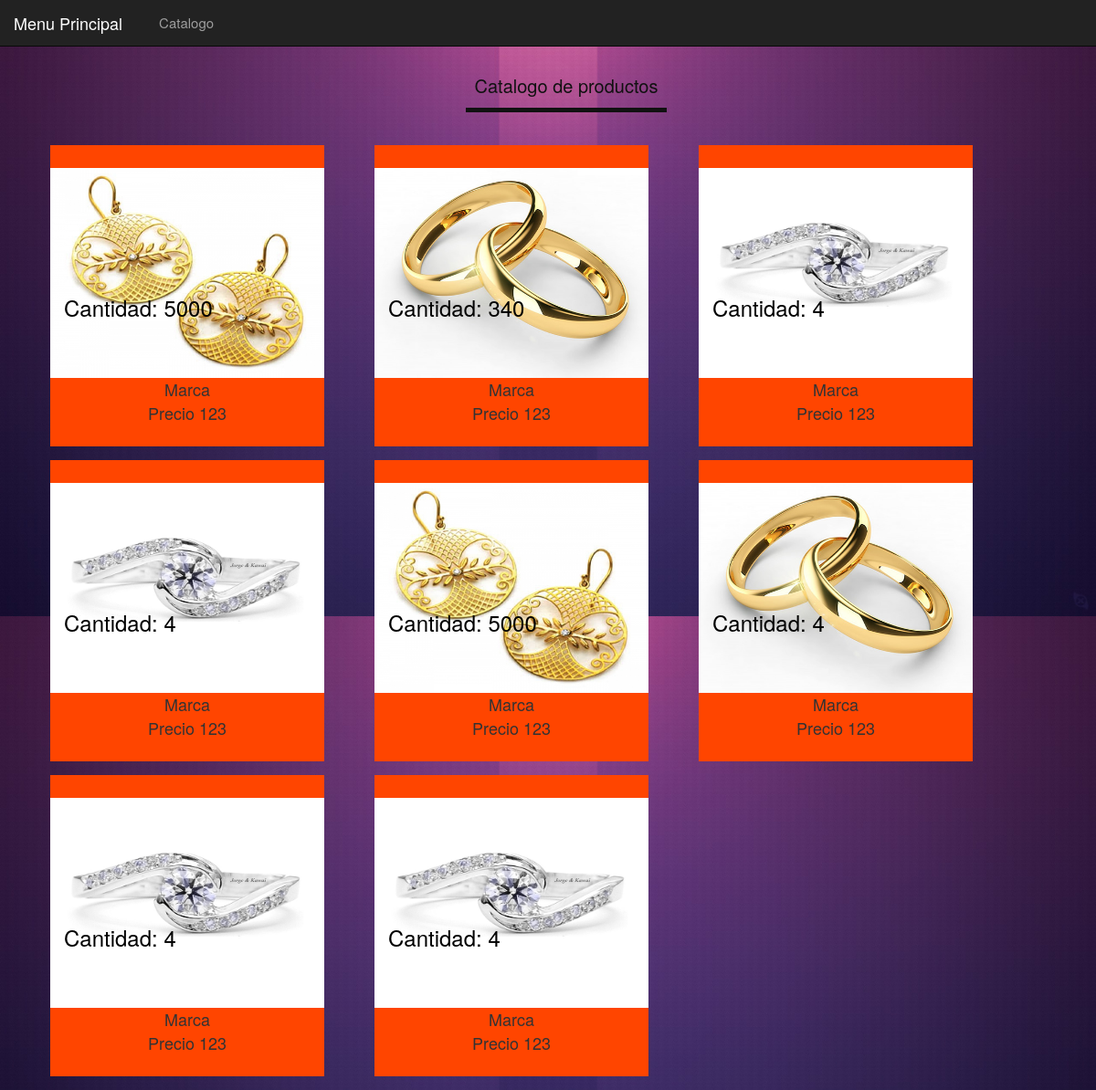
Page /catalogoa.php on the committed database.
### tables this page shows
CREATE TABLE IF NOT EXISTS `tbl_articulo` (
  `Idp` int(20) NOT NULL AUTO_INCREMENT,
  `Codigo` int(35) NOT NULL,
  `Marca` varchar(35) NOT NULL,
  `Descripcion` varchar(100) NOT NULL,
  `Precio` double NOT NULL,
  `Cantidad` int(30) NOT NULL,
  `imagenp` varchar(500) NOT NULL,
  PRIMARY KEY (`Idp`)
);

### catalogoa.php (the view, shortened to what this page needs)
<!DOCTYPE html>
<html>
    <head>
        <link rel="stylesheet" href="https://maxcdn.bootstrapcdn.com/bootstrap/3.3.7/css/bootstrap.min.css">
        <link rel = "stylesheet" type = "text/css" href="css/style.css" media="all">
        <link rel="stylesheet" type="text/css" href="css/bootstrap.css">
    </head>
    <body data-spy="scroll" data-target=".navbar" data-offset="50" >
        <nav class="navbar navbar-inverse navbar-fixed-top">
            <div class="container-fluid">
                <div class="navbar-header">
                    <a class="navbar-brand" href="menuprincipaladmin.php">Menu Principal</a>
                </div>
                <div>
                    <div class="collapse navbar-collapse" id="myNavbar">
                        <ul class="nav navbar-nav">
                            <li><a href="#">Catalogo</a></li>
                        </ul>
                    </div>
                </div>
            </div>
        </nav>
        <div id="container">
            <br>
            <br>
            <br>
            <br>
            <div class="nav1">
                <ul>
                    <li><a href="#" class="active" style="color:#111;">Catalogo de productos</a></li>
                </ul>
            </div>
            <div id="content">
                <br />
                <br />
                <div id="product">
                    <?php
                    require 'conexion/conexion.php';
                    $query = $BD->query("SELECT * FROM tbl_articulo ORDER BY idp ") or die(mysqli_error());
                    while ($fetch = $query->fetch_array()) {
                        echo "<div class='float'>";
                        echo "<center>";
                        echo "<br />";
                        echo "<a href='detalles1.php?id=" . $fetch['Idp'] . "'><img class='img-polaroid' src='photo/" . $fetch['imagenp'] . "' height = '300px' width = '300px'></a>";
                        echo "<h3 class='text-info' style='color:black; position:absolute; margin-top:-90px; text-indent:15px;'> Cantidad: " . $fetch['Cantidad'] . "</h3>";
                        echo "<br />";
                        echo "" . $fetch['Descripcion'] . "";
                        echo "<br />";
                        echo "  Precio " . $fetch['Precio'] . "";
                        echo "<br />";
                        echo "</center>";
                        echo "</div>";
                    }
                    ?>
                </div>
            </div>
    </body>
</html>

### css/style.css (style rules this page uses)
body { position: relative; background-color: #711F65; background-image: url(../imagenes/BackCat.jpg); background-size: 100%; }
#container { margin:auto; width:1150px; }
#content { top:10px; }
.nav { text-indent: 10px; font-size: 15px; margin-top: 6px }
.nav li a { padding:10px; }
.nav1 { font-size:20px; text-decoration:none; text-align:center; }
.nav1 ul li { padding:10px; display:inline; }
.nav1 ul li a { text-decoration:none; color:#fff; }
#product { position:relative; width:1150px; height:auto; }
.float { width:300px; height:330px; float:left; margin-left:55px; margin-bottom:15px; font-size:18px; background-color:orangered; }
.float img { width:300px; height:230px; }
.active { color:#000; border-bottom:5px solid #111; padding:10px; }

### catalogoa.php (style rules this page uses)
#container { margin: auto; width: 1200px; }

### rows in the picture
tbl_articulo: imagenp (picture), Cantidad "5000", Descripcion "Marca", Precio "123"
tbl_articulo: imagenp (picture), Cantidad "340", Descripcion "Marca", Precio "123"
tbl_articulo: imagenp (picture), Cantidad "4", Descripcion "Marca", Precio "123"
tbl_articulo: imagenp (picture), Cantidad "4", Descripcion "Marca", Precio "123"
tbl_articulo: imagenp (picture), Cantidad "5000", Descripcion "Marca", Precio "123"
tbl_articulo: imagenp (picture), Cantidad "4", Descripcion "Marca", Precio "123"
tbl_articulo: imagenp (picture), Cantidad "4", Descripcion "Marca", Precio "123"
tbl_articulo: imagenp (picture), Cantidad "4", Descripcion "Marca", Precio "123"
